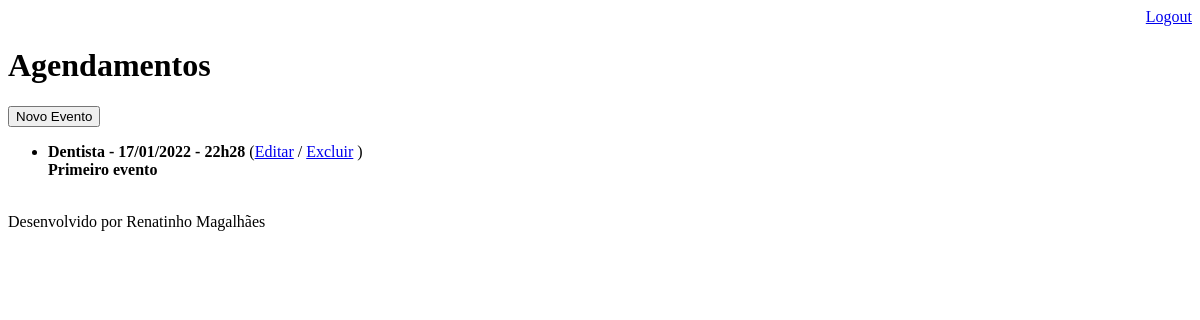
Page /agenda/ (signed in) on the earlier database version.
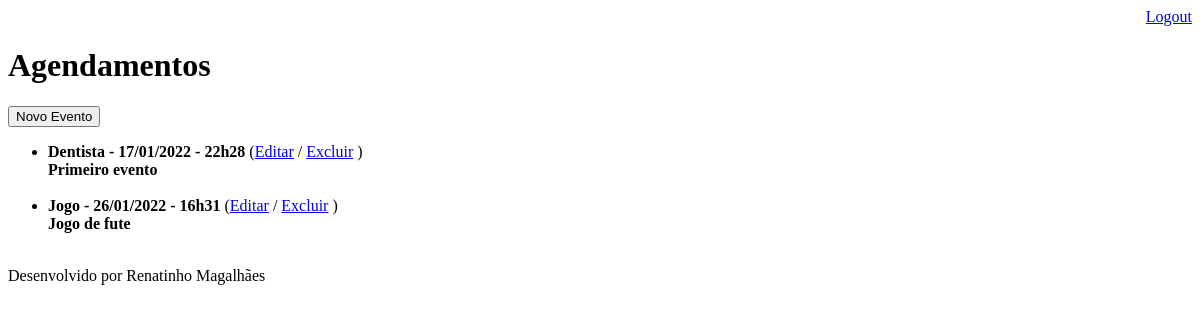
Same page on the later database version.
### core/models.py (models this page shows, shortened)
class Evento(models.Model):
    titulo = models.CharField(max_length=100)
    descricao = models.TextField(blank=True, null=True)
    data_evento = models.DateTimeField(verbose_name='Data do Evento')
    data_criacao = models.DateTimeField(auto_now=True,verbose_name='Data de Criação')
    usuario = models.ForeignKey(User, on_delete=models.CASCADE)
    local = models.CharField(max_length=100, blank=True, null=True)
    class Meta:
        db_table = 'events'
    def get_data_evento(self):
        return self.data_evento.strftime('%d/%m/%Y - %Hh%M')

### core/views.py (the view)
# urls.py: path('agenda/', views.lista_eventos),
@login_required(login_url='/login/')
def lista_eventos(request):
    usuario = request.user
    evento = Evento.objects.filter(usuario=usuario)
    dados = { 'eventos': evento }
    return render(request, 'agenda.html', dados)

### templates/agenda.html
{% extends "model_page.html" %}
{% block content %}
    <h1>Agendamentos</h1>
    <a href="evento/">
        <button type="button">Novo Evento</button>
    </a>
    <ul>
        {% for evento in eventos %}
            <li>
                <b>{{ evento.titulo }} - {{ evento.get_data_evento }} </b>
                (<a href="evento/?id={{ evento.id }}">Editar</a>
                / <a href="evento/delete/{{ evento.id }}">Excluir</a> )
                <br>
                <b>{{ evento.descricao }}</b>
                <br>
                <br>
            </li>
        {% endfor %}
    </ul>
{% endblock %}

Differences in the rows shown:
added Evento: titulo "Jogo", get_data_evento "26/01/2022 - 16h31", descricao "Jogo de fute"
